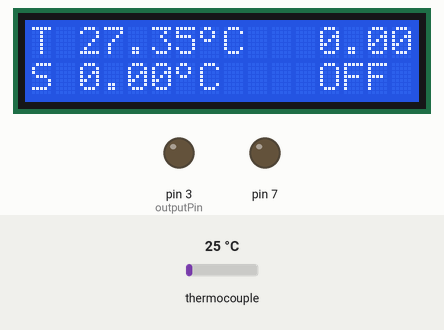
A sketch run on a simulated Arduino Uno, built with avr-gcc and run on an emulated ATmega328P. Shown: 16×2 character LCD, output pins drawn as LEDs (lit = HIGH). Inputs (shaded band) come from the test bench; at power-on: thermocouple 25 °C. What the sketch prints to the serial monitor is not drawn.

Above: at 6.2 s.
6.3 s: thermocouple set to 6 °C
At 7.9 s:
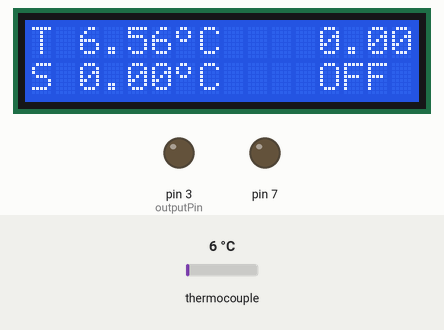
8.5 s: thermocouple set to 75 °C
At 9.4 s:
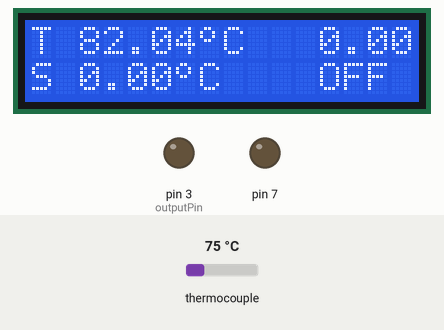
10.5 s: thermocouple set to 150 °C
At 12.1 s:
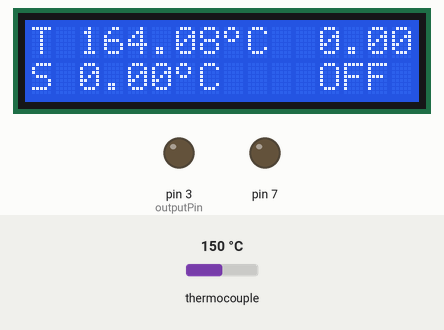
Timing chart, 0 to 13.6 s (numbered marks = the images above; inputs shaded):
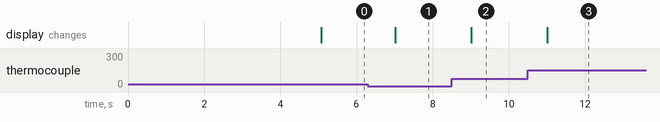

The sketch:

Arduino_Kiln_Controller.ino
```cpp
// (licence header left out)
#include <PID_v1.h>
#include "Adafruit_MAX31855.h"
#include <LiquidCrystal.h>

// thermcouple interface object
Adafruit_MAX31855 thermocouple(6, 5, 4);

// make a degree symbol
uint8_t degree[8]  = {140,146,146,140,128,128,128,128};

// lcd interface
LiquidCrystal lcd(8, 9, 10, 11, 12, 13);

// variables for the PID
double Setpoint, Input, Output;

// output pin for PID control
int outputPin=3;

//Specify the links and initial tuning parameters
// Kp = 1
// Ki = 0
// Kd = 0
PID myPID(&Input, &Output, &Setpoint,1,0,0, DIRECT);

// how often in msec we talk to processing
unsigned long serialInterval = 1000;
unsigned long serialTime;

// how often in msec we sample temp
unsigned long sampleTimeInterval = 1000;
unsigned long sampleTime;

// our relay output window size in msec
// compute PID once every output window size
unsigned long windowSize = 10000;
unsigned long windowStartTime;

// kiln temp in degrees C
float C_temp;
// last temp measurement that wasn't an error
float last_valid_temp=0.0;
// was the last temp measurement and error
int temp_error=0;

// correction factor to calibrate thermocouple output to Orton cone 6
float calibration = 1.0939;

void setup()
{
  // init all our windows at start
  windowStartTime = millis();
  serialTime = millis();
  sampleTime = millis();

  //initialize the serial link with processing
  Serial.begin(9600);
  Serial.println("START");

  pinMode(7, OUTPUT);
  digitalWrite(7, LOW);
  pinMode(outputPin, OUTPUT);

  // initialize our setpoint to zero - will be set via serial
  Setpoint = 0;
  Input = 0;

  //tell the PID to range between 0 and 1
  myPID.SetOutputLimits(0, 1);

  // LCD setup
  lcd.begin(16, 2);
  lcd.createChar(0, degree);
  lcd.setCursor(0,0);
  lcd.print("KILN CONTROLLER");
  lcd.setCursor(0,1);
  lcd.print("VERSION 1.5");

  // wait for MAX thermocouple interface chip to stabilize
  delay(5000);

  //turn the PID on
  myPID.SetMode(AUTOMATIC);
}

void loop()
{
  ////////////////////////////////////
  // Sample Pyrometer and update LCD
  ////////////////////////////////////

  // sample temp, and update LCD if it's time
  if(millis()>sampleTime) {

    // read temp from the thermocouple
    // if not valid use the last valid temp
    C_temp = thermocouple.readCelsius();
    if(isnan(C_temp)) {
      // error measuring temp
      C_temp = last_valid_temp;
      temp_error = 1;
    } else {
      // no error measuring temp
      last_valid_temp = C_temp;
      temp_error = 0;
    }
    C_temp *= calibration;

    // update the LCD display
    updateLCD();

    // increment sample time to next sample
    sampleTime+=sampleTimeInterval;
  }

  ////////////////////////////////////
  // PWM Output
  ////////////////////////////////////

  // shift window and compute PID if it's time
  if(millis() - windowStartTime>windowSize) {
    // process PID computation
    Input = C_temp;
    myPID.Compute();

    // shift the Relay Window
    windowStartTime += windowSize;
  }

  lcd.setCursor(12, 1);
  // turn the output pin on/off based on pid output
  // Output controls percentage of windowSize that
  // relay will be on
  if(Output*windowSize>=millis()-windowStartTime || Output > 0.99) {
    digitalWrite(outputPin,HIGH);
    lcd.print("ON ");
  }
  else {
    digitalWrite(outputPin,LOW);
    lcd.print("OFF");
  }

  ////////////////////////////////////
  // Serial Communication
  ////////////////////////////////////

  // send-receive with processing if it's time
  if(millis()>serialTime) {
    SerialReceive();
    SerialSend();
    serialTime+=serialInterval;
  }

}

void updateLCD() {
  // print the current temp in degrees C to the lcd
  lcd.clear();
  lcd.setCursor(0, 0);
  if(isnan(C_temp)) {
    lcd.print("ERROR");
  }
  else {
    lcd.print("T");
    lcd.setCursor(2,0);
    lcd.print(C_temp);
    lcd.write((byte)0);
    lcd.print("C ");
    if(temp_error) lcd.print("*");
  }

  // print the setpoint to the lcd
  lcd.setCursor(0,1);
  lcd.print("S");
  lcd.setCursor(2,1);
  lcd.print(Setpoint);
  lcd.write((byte)0);
  lcd.print("C ");

  // write controller output value to lcd
  lcd.setCursor(12, 0);
  lcd.print(Output);
}

//////////////////////////////////////////////
// Serial Communication functions / helpers //
//////////////////////////////////////////////

// Send time, temp, setpoint, and controller output back to processing program for logging and display
void SerialSend()
{
  long int t = millis()/1000;

  Serial.print(t);
  Serial.print(",");
  if (isnan(C_temp)) Serial.print("ERROR");
  else Serial.print(C_temp);
  Serial.print(",");
  Serial.print(Setpoint);
  Serial.print(",");
  Serial.println(Output);
}

// Recieve
union {                // This Data structure lets
  byte asBytes[4];    // us take the byte array
  float asFloat[1];    // sent from processing and
}                      // easily convert it to a
foo;                   // float array

// getting float values from processing into the arduino
// was no small task.  the way this program does it is
// as follows:
//  * a float takes up 4 bytes.  in processing, convert
//    the array of floats we want to send, into an array
//    of bytes.
//  * send the bytes to the arduino
//  * use a data structure known as a union to convert
//    the array of bytes back into an array of floats

//  the bytes coming from the arduino follow the following
//  format:
//  0-3: float setpoint
void SerialReceive()
{
  // read the bytes sent from Processing
  int index=0;
  while(Serial.available()&&index<4) {
    foo.asBytes[index++] = Serial.read();
  }

  // if the information we got was in the correct format,
  // read it into the system
  if(index==4){
    Setpoint=double(foo.asFloat[0]);
  }

  // clear any random data from the serial buffer
  Serial.flush();
}
```

Measured:
- after the input at 6.3 s, the display: changes after 0.71 s (image 1)
- after the input at 8.5 s, the display: changes after 0.51 s (image 2)
- after the input at 10.5 s, the display: changes after 0.51 s (image 3)
